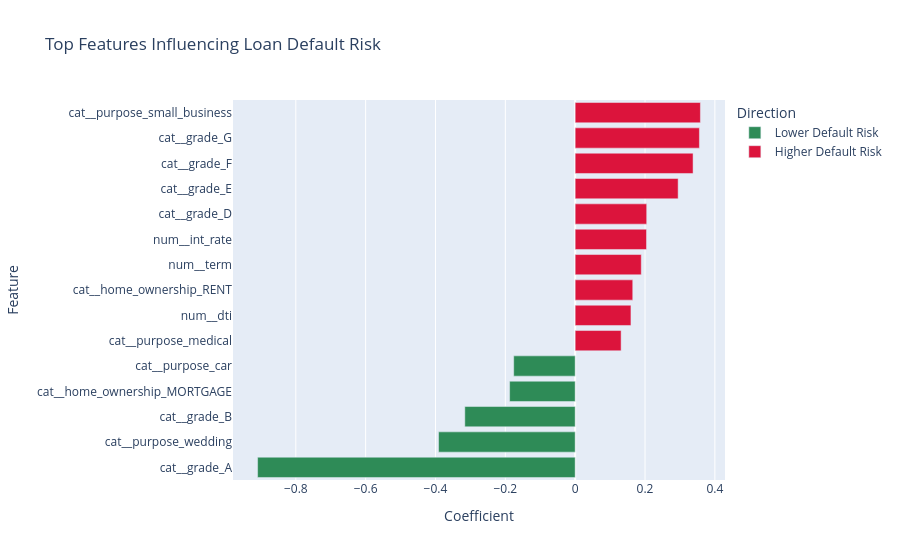

The notebook cell this image was saved under:
### Code cell
importance["Direction"] = importance["Coefficient"].apply(
    lambda x: "Higher Default Risk" if x > 0 else "Lower Default Risk"
)

top15 = importance.sort_values("Importance", ascending=False).head(15)

fig = px.bar(
    top15.sort_values("Coefficient"),
    x="Coefficient",
    y="Feature",
    color="Direction",
    orientation="h",
    title="Top Features Influencing Loan Default Risk",
    color_discrete_map={
        "Higher Default Risk": "crimson",
        "Lower Default Risk": "seagreen"
    }
)

fig.show()

### Figure 1 — Plotly figure (JSON) as saved in the notebook; plotly's stock layout.template omitted (floating-point values rounded to 4 significant figures)
{"data": [{"hovertemplate": "Direction=Lower Default Risk<br>Coefficient=%{x}<br>Feature=%{y}<extra></extra>", "legendgroup": "Lower Default Risk", "marker": {"color": "seagreen", "pattern": {"shape": ""}}, "name": "Lower Default Risk", "orientation": "h", "showlegend": true, "textposition": "auto", "type": "bar", "x": [-0.9094, -0.3912, -0.316, -0.1877, -0.176], "xaxis": "x", "y": ["cat__grade_A", "cat__purpose_wedding", "cat__grade_B", "cat__home_ownership_MORTGAGE", "cat__purpose_car"], "yaxis": "y"}, {"hovertemplate": "Direction=Higher Default Risk<br>Coefficient=%{x}<br>Feature=%{y}<extra></extra>", "legendgroup": "Higher Default Risk", "marker": {"color": "crimson", "pattern": {"shape": ""}}, "name": "Higher Default Risk", "orientation": "h", "showlegend": true, "textposition": "auto", "type": "bar", "x": [0.1316, 0.1597, 0.1649, 0.1893, 0.2043, 0.2048, 0.2948, 0.3376, 0.3558, 0.3586], "xaxis": "x", "y": ["cat__purpose_medical", "num__dti", "cat__home_ownership_RENT", "num__term", "num__int_rate", "cat__grade_D", "cat__grade_E", "cat__grade_F", "cat__grade_G", "cat__purpose_small_business"], "yaxis": "y"}], "layout": {"barmode": "relative", "legend": {"title": {"text": "Direction"}, "tracegroupgap": 0}, "title": {"text": "Top Features Influencing Loan Default Risk"}, "xaxis": {"anchor": "y", "domain": [0, 1], "title": {"text": "Coefficient"}}, "yaxis": {"anchor": "x", "domain": [0, 1], "title": {"text": "Feature"}}}}
